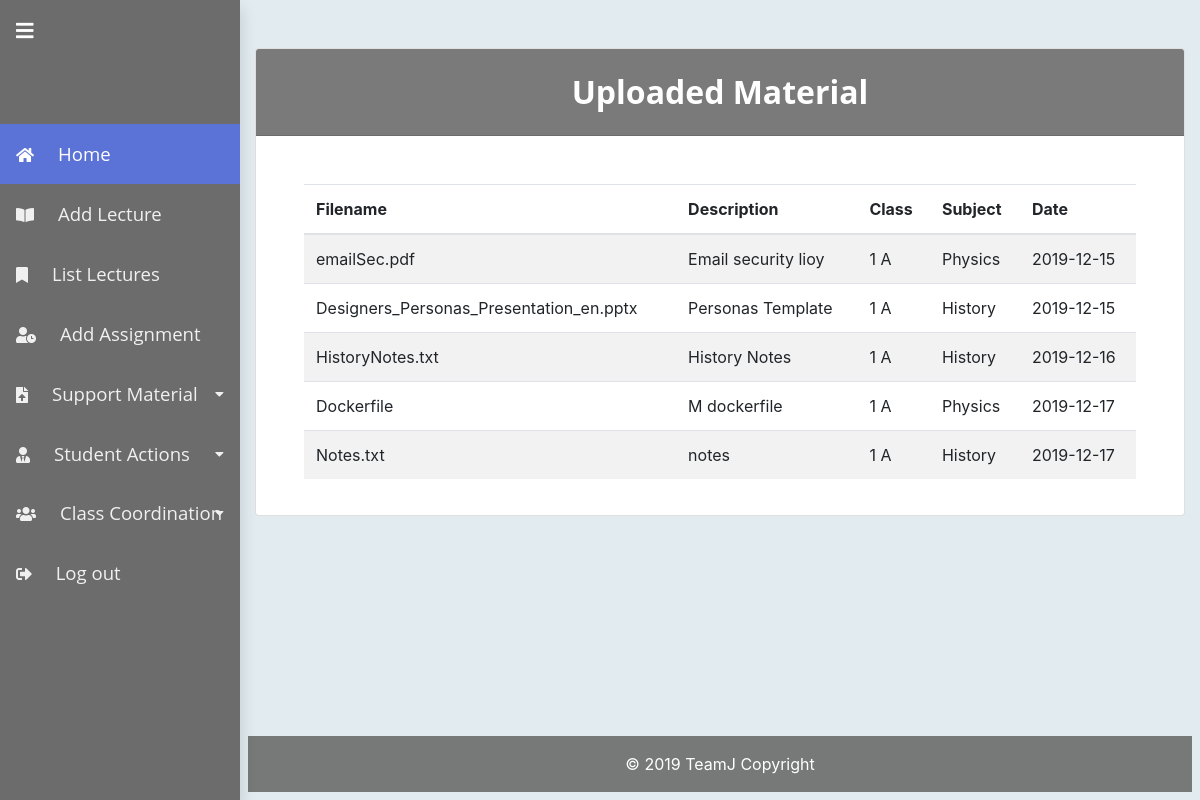
Screenshot of /usergroup/teacher/listMaterial.php (signed in) with the database file from the repository.
### tables this page shows
CREATE TABLE `UploadedClassDocuments` (
  `ID` int(11) NOT NULL,
  `FileName` varchar(255) NOT NULL,
  `DiskFileName` varchar(255) NOT NULL,
  `SpecificClassID` int(11) NOT NULL,
  `Description` text NOT NULL,
  `Date` timestamp NOT NULL DEFAULT CURRENT_TIMESTAMP,
  `SubjectID` int(11) NOT NULL
);

CREATE TABLE `SpecificClass` (
  `ID` int(11) NOT NULL,
  `YearClassID` int(11) NOT NULL,
  `Section` varchar(5) NOT NULL,
  `UploadedPath` varchar(50) NOT NULL,
  `CoordinatorTeacherID` int(11) NOT NULL
);

CREATE TABLE `Topic` (
  `ID` int(11) NOT NULL,
  `Name` varchar(100) NOT NULL,
  `Description` text NOT NULL
);

### classes/teacher.class.php (called while the page is built, shortened)
<?php
class teacher extends user {
	public function get_uploaded_material() {
		$teacherID = $_SESSION['teacherID'];
		$uploaded = array();
		$conn = $this->connectMySQL();
		$query = "SELECT DISTINCT ucd.ID, FileName, ucd.Description,YearClassID, Section, Topic.Name, Date
			FROM UploadedClassDocuments ucd, TopicTeacherClass ttc, Topic, SpecificClass sc
			WHERE ucd.SpecificClassID=ttc.SpecificClassID
      AND ucd.SubjectID=Topic.ID
      AND ucd.SpecificClassID=sc.ID
			AND TeacherID=?;";
		$sql = $conn->prepare($query);
		$sql->bind_param('i', $teacherID);
		$sql->execute();
		$res = $sql->get_result();
		if ($res > 0) {
			while ($row = $res->fetch_assoc()) {
				array_push($uploaded, $row);
			}
		}
		return $uploaded;
	}
}

### usergroup/teacher/listMaterial.php (the view, shortened to what this page needs)
<?php
$teacher = new teacher();
$content = '<div class="card">
                <h2 class="card-header info-color white-text text-center py-4" style="background-color:rgba(108,108,108,0.9);color:white">
                    Uploaded Material
                </h2>
                <div class="card-body  px-lg-5 pt-0 mt-md-5">
                <form>
  <table class="table table-striped">
    <thead>
      <tr>
        <th scope="col">Filename</th>
        <th scope="col">Description</th>
        <th scope="col">Class</th>
        <th scope="col">Subject</th>
        <th scope="col">Date</th>
      </tr>
    </thead>
    <tbody>';
$uploadedMaterial = $teacher->get_uploaded_material();
foreach ($uploadedMaterial as $i => $row) {
	$content .= '<tr>
        <td>' . $row['FileName'] . '</td>
        <td>' . $row['Description'] . '</td>
        <td>' . $row['YearClassID'] ." ". $row['Section'] .'</td>
        <td>' . $row['Name'] . '</td>
        <td>' . date("Y-m-d", strtotime($row['Date'])) . '</td>
      </tr>';
}
$content .= '
    </tbody>
  </table>
  </form>
  </div>';
?>

### css/timeline.css (style rules this page uses)
*, *:after, *:before { -webkit-box-sizing: border-box; -moz-box-sizing: border-box; box-sizing: border-box; }
h1, h2 { font-family: "Open Sans", sans-serif; font-weight: bold; }

### css/calendar_style.css (style rules this page uses)
*, *:before, *:after { -moz-box-sizing: border-box; -webkit-box-sizing: border-box; box-sizing: border-box; }

### css/style.css (style rules this page uses)
html { height: 100%; }
body { background-color: rgb(225, 235, 240); display: flex; flex-direction: column; height: 100%; }

### css/sidebar.css (style rules this page uses)
body { position: relative; }
@media (min-width: 992px) { body { padding-left: 15rem; } }

### rows the page displays
uploadedclassdocuments: FileName "emailSec.pdf", Description "Email security lioy", SpecificClassID.YearClassID "1", SpecificClassID.Section "A", topic.Name "Physics", Date "2019-12-15"
uploadedclassdocuments: FileName "Designers_Personas_Presentation_en.pptx", Description "Personas Template", SpecificClassID.YearClassID "1", SpecificClassID.Section "A", topic.Name "History", Date "2019-12-15"
uploadedclassdocuments: FileName "HistoryNotes.txt", Description "History Notes", SpecificClassID.YearClassID "1", SpecificClassID.Section "A", topic.Name "History", Date "2019-12-16"
uploadedclassdocuments: FileName "Dockerfile", Description "M dockerfile", SpecificClassID.YearClassID "1", SpecificClassID.Section "A", topic.Name "Physics", Date "2019-12-17"
uploadedclassdocuments: FileName "Notes.txt", Description "notes", SpecificClassID.YearClassID "1", SpecificClassID.Section "A", topic.Name "History", Date "2019-12-17"
